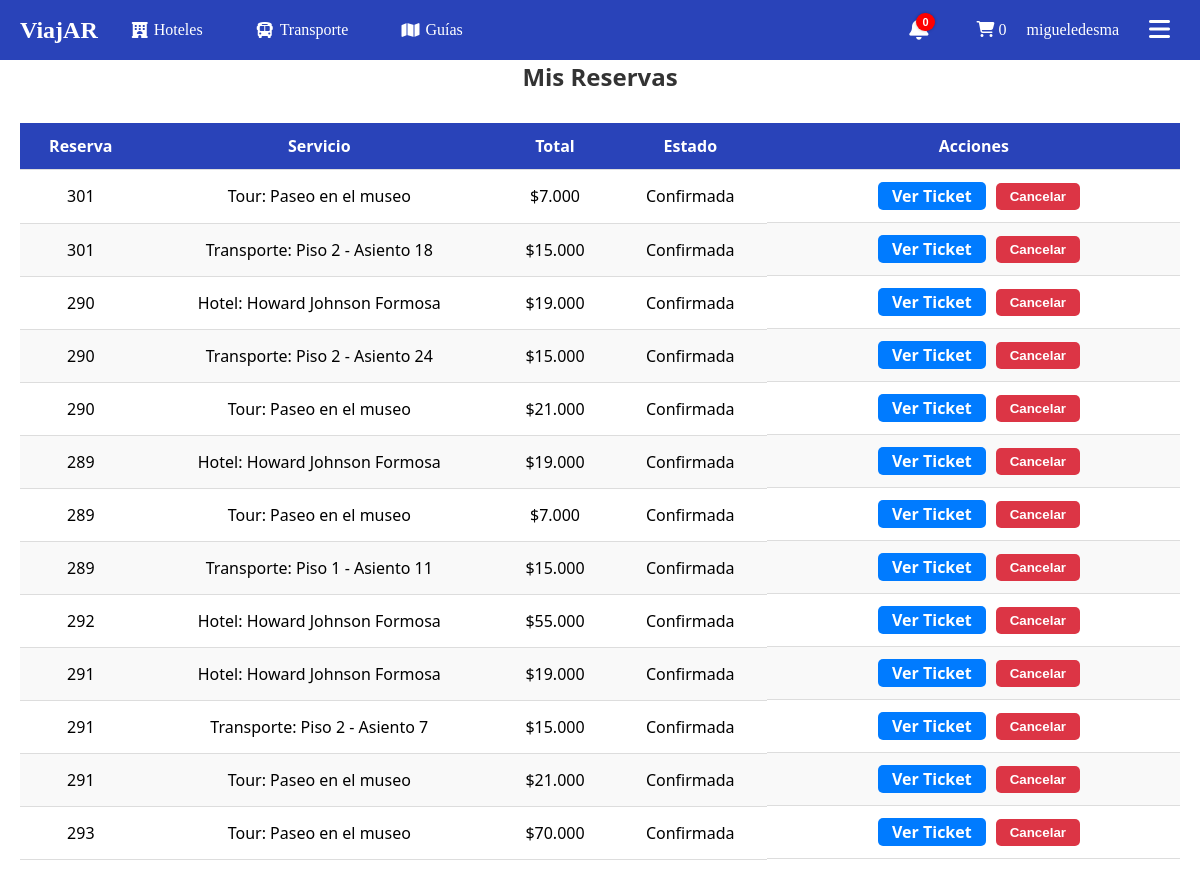
The page /index.php?page=clientes_mis_reservas (signed in) on the database its author committed.
### tables this page shows
CREATE TABLE `detalle_reservas` (
  `id_detalle_reserva` int(11) NOT NULL AUTO_INCREMENT,
  `rela_reservas` int(11) NOT NULL,
  `tipo_servicio` enum('transporte','hotel','tour') NOT NULL,
  `cantidad` int(11) DEFAULT 1,
  `precio_unitario` decimal(10,2) DEFAULT NULL,
  `subtotal` decimal(10,2) DEFAULT NULL,
  `activo` tinyint(1) NOT NULL DEFAULT 1,
  PRIMARY KEY (`id_detalle_reserva`),
  KEY `rela_reservas` (`rela_reservas`),
  CONSTRAINT `detalle_reservas_ibfk_1` FOREIGN KEY (`rela_reservas`) REFERENCES `reservas` (`id_reservas`)
);

CREATE TABLE `reservas` (
  `id_reservas` int(11) NOT NULL AUTO_INCREMENT,
  `fecha_creacion` datetime DEFAULT current_timestamp(),
  `total` decimal(10,2) DEFAULT 0.00,
  `reservas_estado` varchar(45) DEFAULT NULL,
  `rela_usuarios` int(11) NOT NULL,
  `activo` tinyint(1) DEFAULT 1,
  PRIMARY KEY (`id_reservas`),
  KEY `fk_reservas_usuarios1_idx` (`rela_usuarios`),
  CONSTRAINT `fk_reservas_usuarios1` FOREIGN KEY (`rela_usuarios`) REFERENCES `usuarios` (`id_usuarios`)
);

CREATE TABLE `tours` (
  `id_tour` int(11) NOT NULL AUTO_INCREMENT,
  `nombre_tour` varchar(100) DEFAULT NULL,
  `descripcion` text DEFAULT NULL,
  `duracion_horas` time DEFAULT NULL,
  `precio_por_persona` decimal(10,2) DEFAULT NULL,
  `hora_encuentro` time DEFAULT NULL,
  `lugar_encuentro` varchar(100) DEFAULT NULL,
  `imagen_principal` varchar(100) NOT NULL,
  `rela_proveedor` int(11) NOT NULL,
  `activo` tinyint(1) DEFAULT 1,
  `created_at` timestamp NULL DEFAULT current_timestamp(),
  `direccion` varchar(100) NOT NULL,
  `estado_revision` enum('pendiente','aprobado','rechazado') DEFAULT 'pendiente',
  `motivo_rechazo` text DEFAULT NULL,
  `fecha_revision` datetime DEFAULT NULL,
  `revisado_por` int(11) DEFAULT NULL,
  PRIMARY KEY (`id_tour`),
  KEY `rela_proveedor` (`rela_proveedor`),
  KEY `fk_tour_revisado_por` (`revisado_por`),
  CONSTRAINT `fk_tour_revisado_por` FOREIGN KEY (`revisado_por`) REFERENCES `usuarios` (`id_usuarios`),
  CONSTRAINT `tours_ibfk_1` FOREIGN KEY (`rela_proveedor`) REFERENCES `proveedores` (`id_proveedores`)
);

CREATE TABLE `detalle_reserva_tour` (
  `id_detalle_tour` int(11) NOT NULL AUTO_INCREMENT,
  `rela_detalle_reserva` int(11) NOT NULL,
  `rela_tour` int(11) NOT NULL,
  `fecha` date NOT NULL,
  `estado` enum('confirmada','pendiente','cancelada') DEFAULT 'confirmada',
  PRIMARY KEY (`id_detalle_tour`),
  KEY `fk_tour_detalle_reserva` (`rela_detalle_reserva`),
  KEY `fk_tour_detalle` (`rela_tour`),
  CONSTRAINT `fk_tour_detalle` FOREIGN KEY (`rela_tour`) REFERENCES `tours` (`id_tour`) ON DELETE CASCADE ON UPDATE CASCADE,
  CONSTRAINT `fk_tour_detalle_reserva` FOREIGN KEY (`rela_detalle_reserva`) REFERENCES `detalle_reservas` (`id_detalle_reserva`)
);

CREATE TABLE `detalle_reserva_transporte` (
  `id_detalle_transporte` int(11) NOT NULL AUTO_INCREMENT,
  `rela_detalle_reserva` int(11) NOT NULL,
  `id_viaje` int(11) NOT NULL,
  `piso` int(11) NOT NULL,
  `numero_asiento` int(11) NOT NULL,
  `fecha_servicio` date DEFAULT NULL,
  `precio_unitario` decimal(10,2) DEFAULT NULL,
  `rela_pasajero` int(11) DEFAULT NULL,
  `estado` enum('confirmada','pendiente','cancelada') DEFAULT 'confirmada',
  PRIMARY KEY (`id_detalle_transporte`),
  KEY `rela_detalle_reserva` (`rela_detalle_reserva`),
  KEY `id_viaje` (`id_viaje`),
  KEY `fk_detalle_pasajero` (`rela_pasajero`),
  CONSTRAINT `detalle_reserva_transporte_ibfk_1` FOREIGN KEY (`rela_detalle_reserva`) REFERENCES `detalle_reservas` (`id_detalle_reserva`),
  CONSTRAINT `detalle_reserva_transporte_ibfk_2` FOREIGN KEY (`id_viaje`) REFERENCES `viajes` (`id_viajes`),
  CONSTRAINT `fk_detalle_pasajero` FOREIGN KEY (`rela_pasajero`) REFERENCES `pasajeros` (`id_pasajeros`) ON DELETE CASCADE ON UPDATE CASCADE
);

CREATE TABLE `hotel` (
  `id_hotel` int(11) NOT NULL AUTO_INCREMENT,
  `hotel_nombre` varchar(255) NOT NULL,
  `fecha_alta` datetime DEFAULT current_timestamp(),
  `imagen_principal` varchar(255) DEFAULT NULL,
  `rela_provincia` int(11) DEFAULT NULL,
  `rela_ciudad` int(11) DEFAULT NULL,
  `rela_proveedor` int(11) DEFAULT NULL,
  `activo` tinyint(4) DEFAULT 1,
  `estado_revision` enum('pendiente','aprobado','rechazado') DEFAULT 'pendiente',
  `motivo_rechazo` text DEFAULT NULL,
  `fecha_revision` datetime DEFAULT NULL,
  `revisado_por` int(11) DEFAULT NULL,
  PRIMARY KEY (`id_hotel`),
  KEY `fk_hotel_proveedor_idx` (`rela_proveedor`),
  KEY `fk_hotel_provincia` (`rela_provincia`),
  KEY `fk_hotel_ciudad` (`rela_ciudad`),
  KEY `fk_hotel_revisado_por` (`revisado_por`),
  CONSTRAINT `fk_hotel_ciudad` FOREIGN KEY (`rela_ciudad`) REFERENCES `ciudades` (`id_ciudad`) ON DELETE SET NULL ON UPDATE CASCADE,
  CONSTRAINT `fk_hotel_proveedor` FOREIGN KEY (`rela_proveedor`) REFERENCES `proveedores` (`id_proveedores`),
  CONSTRAINT `fk_hotel_provincia` FOREIGN KEY (`rela_provincia`) REFERENCES `provincias` (`id_provincia`) ON DELETE SET NULL ON UPDATE CASCADE,
  CONSTRAINT `fk_hotel_revisado_por` FOREIGN KEY (`revisado_por`) REFERENCES `usuarios` (`id_usuarios`)
);

CREATE TABLE `detalle_reserva_hotel` (
  `id_detalle_hotel` int(11) NOT NULL AUTO_INCREMENT,
  `rela_detalle_reserva` int(11) NOT NULL,
  `rela_habitacion` int(11) NOT NULL,
  `check_in` date NOT NULL,
  `check_out` date NOT NULL,
  `noches` int(11) NOT NULL,
  `estado` enum('confirmada','pendiente','cancelada') DEFAULT 'confirmada',
  PRIMARY KEY (`id_detalle_hotel`),
  KEY `fk_hotel_detalle_reserva` (`rela_detalle_reserva`),
  KEY `fk_detalle_hotel_habitacion` (`rela_habitacion`),
  CONSTRAINT `fk_detalle_hotel_habitacion` FOREIGN KEY (`rela_habitacion`) REFERENCES `hotel_habitaciones` (`id_hotel_habitacion`),
  CONSTRAINT `fk_hotel_detalle_reserva` FOREIGN KEY (`rela_detalle_reserva`) REFERENCES `detalle_reservas` (`id_detalle_reserva`)
);

### index.php (called while the page is built, shortened)
<?php
$plantilla = new PlantillaControlador();
$plantilla -> traer_plantilla();

### models/reserva.php (called while the page is built, shortened)
<?php
require_once('conexion.php');
class Reserva {
    public function traerPorUsuario($userId) {
        $conexion = new Conexion();
        $userId = (int)$userId;
        $query = "SELECT * FROM reservas WHERE rela_usuarios = $userId AND activo = 1 ORDER BY fecha_creacion DESC";
        return $conexion->consultar($query);
    }
    public function traerDetallesCompletos($id_reserva) {
        $conexion = new Conexion();
        $id_reserva = (int)$id_reserva;
        $detalles = $conexion->consultar("SELECT * FROM detalle_reservas WHERE rela_reservas = $id_reserva");
        $resultado = [];
        foreach ($detalles as $d) {
            $detalle = $d;
            if ($d['tipo_servicio'] === 'hotel') {
                $detalle_hotel = $conexion->consultar("
                    SELECT drh.*, hh.rela_hotel, h.hotel_nombre, th.nombre AS tipo_habitacion, drh.estado
                    FROM detalle_reserva_hotel drh
                    INNER JOIN hotel_habitaciones hh ON hh.id_hotel_habitacion = drh.rela_habitacion
                    INNER JOIN hotel h ON h.id_hotel = hh.rela_hotel
                    INNER JOIN tipos_habitacion th ON th.id_tipo_habitacion = hh.rela_tipo_habitacion
                    WHERE drh.rela_detalle_reserva = {$d['id_detalle_reserva']}
                    LIMIT 1
                ");
                $detalle['hotel'] = $detalle_hotel[0] ?? null;
                if (($detalle['hotel']['estado'] ?? '') === 'cancelada') {
                    continue;
                }
            } elseif ($d['tipo_servicio'] === 'tour') {
                $detalle_tour = $conexion->consultar("
                    SELECT drt.*, t.nombre_tour AS tour_nombre, drt.estado
                    FROM detalle_reserva_tour drt
                    INNER JOIN tours t ON t.id_tour = drt.rela_tour
                    WHERE drt.rela_detalle_reserva = {$d['id_detalle_reserva']}
                    LIMIT 1
                ");
                $detalle['tour'] = $detalle_tour[0] ?? null;
            } elseif ($d['tipo_servicio'] === 'transporte') {
                $detalle_transporte = $conexion->consultar("
                    SELECT drt.id_detalle_transporte, drt.piso, drt.numero_asiento, drt.precio_unitario,
                        drt.estado,
                        p.nombre AS pasajero_nombre, p.apellido AS pasajero_apellido,
                        v.viaje_fecha, v.hora_salida, v.hora_llegada,
                        t.nombre_servicio, t.transporte_matricula
                    FROM detalle_reserva_transporte drt
                    LEFT JOIN pasajeros p ON drt.rela_pasajero = p.id_pasajeros
                    INNER JOIN viajes v ON drt.id_viaje = v.id_viajes
                    INNER JOIN transporte_rutas tr ON v.rela_transporte_rutas = tr.id_ruta
                    INNER JOIN transporte t ON tr.rela_transporte = t.id_transporte
                    WHERE drt.rela_detalle_reserva = {$d['id_detalle_reserva']}
                ");
                $detalle['transporte'] = $detalle_transporte;
            }
            $resultado[] = $detalle;
        }
        return $resultado;
    }
}
?>

### models/conexion.php (called while the page is built, shortened)
<?php
class Conexion {
    private $con;
    private $servidor;
    private $usuario;
    private $password;
    private $base_datos;
    public function __construct() {
        $this->servidor = 'localhost';
        $this->usuario = 'root';
        $this->password = '';
        $this->base_datos = 'viajar';
    }
    public function conectar() {
        if (!$this->con) {
            $this->con = new mysqli($this->servidor, $this->usuario, $this->password, $this->base_datos);
            $this->con->set_charset("utf8");
        }
        return $this->con;
    }
    public function consultar($query) {
        $resultado = $this->conectar()->query($query);
        $data = [];
        if ($resultado && $resultado->num_rows > 0) {
            while ($row = $resultado->fetch_assoc()) {
                $data[] = $row;
            }
        }
        return $data;
    }
}

### views/paginas/clientes_mis_reservas.php (the view, shortened to what this page needs)
<?php
require_once __DIR__ . '/../../models/reserva.php';
$userId = $_SESSION['id_usuarios'] ?? null;
$reservaModel = new Reserva();
$reservas = $reservaModel->traerPorUsuario($userId);
?>
<!DOCTYPE html>
<html lang="es">
<head>
    <link rel="stylesheet" href="/viajar/assets/css/mis_reservas.css">
</head>
<body>
<div class="mis-reservas-container">
    <h2>Mis Reservas</h2>
    <?php if (!empty($reservas)): ?>
        <table class="tabla-reservas">
            <thead>
                <tr>
                    <th>Reserva</th>
                    <th>Servicio</th>
                    <th>Total</th>
                    <th>Estado</th>
                    <th>Acciones</th>
                </tr>
            </thead>
            <tbody>
            <?php foreach ($reservas as $reserva):
                $detalles = $reservaModel->traerDetallesCompletos($reserva['id_reservas']);
                $ticketEnlace = '/viajar/views/paginas/clientes_ticket.php?id=' . $reserva['id_reservas'];
                foreach ($detalles as $det):
                    $servicioNombre = '';
                    switch ($det['tipo_servicio']) {
                        case 'hotel':
                            $servicioNombre = "Hotel: " . ($det['hotel']['hotel_nombre'] ?? 'Desconocido');
                            $estadoDetalle = ucfirst($det['hotel']['estado'] ?? 'Pendiente');
                            break;
                        case 'tour':
                            $servicioNombre = "Tour: " . ($det['tour']['tour_nombre'] ?? 'Desconocido');
                            $estadoDetalle = ucfirst($det['tour']['estado'] ?? 'Pendiente');
                            break;
                        case 'transporte':
                            $asientos = [];
                            if (!empty($det['transporte']) && is_array($det['transporte'])) {
                                foreach ($det['transporte'] as $t) {
                                    $asientos[] = "Piso {$t['piso']} - Asiento {$t['numero_asiento']}";
                                }
                            }
                            $servicioNombre = "Transporte: " . implode(', ', $asientos);
                            $transporte = $det['transporte'][0] ?? null;
                            $estadoDetalle = ucfirst($transporte['estado'] ?? 'Pendiente');
                            break;
                    }
            ?>
                <tr>
                    <td><?= $reserva['id_reservas'] ?></td>
                    <td><?= $servicioNombre ?></td>
                    <td>$<?= number_format($det['subtotal'] ?? $reserva['total'], 0, ',', '.') ?></td>
                    <td><?= $estadoDetalle ?></td>
                    <td class="celda-acciones">
                        <a href="<?= $ticketEnlace ?>" class="btn-ver-ticket">Ver Ticket</a>
                        <?php if ($det['activo'] == '1'): ?>
                            <button class="btn-cancelar" data-id="<?= $det['id_detalle_reserva'] ?>">Cancelar</button>
                        <?php endif; ?>
                    </td>
                </tr>
            <?php endforeach; ?>
            <?php endforeach; ?>
            </tbody>
        </table>
    <?php else: ?>
        <p>No tenés reservas aún.</p>
    <?php endif; ?>
</div>
</body>
</html>

### assets/css/cabecera_cliente.css (style rules this page uses)
* { margin: 0; padding: 0; box-sizing: border-box; }
html, body { margin: 0; padding: 0; height: 100%; }

### assets/css/mis_reservas.css (style rules this page uses)
.mis-reservas-container { max-width: 1200px; margin: 40px auto; padding: 20px; background-color: #fff; border-radius: 10px; box-shadow: 0 6px 18px rgba(0,0,0,0.1); font-family: 'Segoe UI', Tahoma, Geneva, Verdana, sans-serif; }
.mis-reservas-container h2 { text-align: center; margin-bottom: 30px; color: #333; }
.tabla-reservas { width: 100%; border-collapse: collapse; margin-bottom: 20px; }
.tabla-reservas thead { background-color: #007BFF; color: #fff; }
.tabla-reservas th, .tabla-reservas td { padding: 12px 15px; text-align: center; border-bottom: 1px solid #ddd; }
.tabla-reservas tbody tr:nth-child(even) { background-color: #f9f9f9; }
.tabla-reservas thead { background-color: #2943b9; color: #fff; }
.celda-acciones { display: flex; flex-direction: row; gap: 10px; align-items: center; justify-content: flex-end; padding-right: 100px !important; }
.btn-ver-ticket { display: inline-block; padding: 3px 14px; background-color: #007bff; color: #fff; text-decoration: none; border-radius: 5px; font-weight: bold; transition: background-color 0.3s ease; flex-grow: 0; white-space: nowrap; }
.btn-cancelar { display: inline-block; padding: 6px 14px; background-color: #dc3545; color: #fff; border: none; border-radius: 5px; font-weight: bold; cursor: pointer; transition: background-color 0.3s ease; flex-grow: 0; }

### rows shown on the page
detalle_reservas: rela_reservas.id_reservas "301", subtotal "7.000"
tours: nombre_tour "Tour: Paseo en el museo"
detalle_reserva_tour: estado "Confirmada"
detalle_reservas: rela_reservas.id_reservas "301", servicioNombre "Transporte: Piso 2 - Asiento 18", subtotal "15.000"
detalle_reserva_transporte: estado "Confirmada"
detalle_reservas: rela_reservas.id_reservas "290", subtotal "19.000"
hotel: hotel_nombre "Hotel: Howard Johnson Formosa"
detalle_reserva_hotel: estado "Confirmada"
detalle_reservas: rela_reservas.id_reservas "290", servicioNombre "Transporte: Piso 2 - Asiento 24", subtotal "15.000"
detalle_reserva_transporte: estado "Confirmada"
detalle_reservas: rela_reservas.id_reservas "290", subtotal "21.000"
detalle_reserva_tour: estado "Confirmada"
detalle_reservas: rela_reservas.id_reservas "289", subtotal "19.000"
detalle_reserva_hotel: estado "Confirmada"
detalle_reservas: rela_reservas.id_reservas "289", subtotal "7.000"
detalle_reserva_tour: estado "Confirmada"
detalle_reservas: rela_reservas.id_reservas "289", servicioNombre "Transporte: Piso 1 - Asiento 11", subtotal "15.000"
detalle_reserva_transporte: estado "Confirmada"
detalle_reservas: rela_reservas.id_reservas "292", subtotal "55.000"
detalle_reserva_hotel: estado "Confirmada"
detalle_reservas: rela_reservas.id_reservas "291", subtotal "19.000"
detalle_reserva_hotel: estado "Confirmada"
detalle_reservas: rela_reservas.id_reservas "291", servicioNombre "Transporte: Piso 2 - Asiento 7", subtotal "15.000"
detalle_reserva_transporte: estado "Confirmada"
detalle_reservas: rela_reservas.id_reservas "291", subtotal "21.000"
detalle_reserva_tour: estado "Confirmada"
detalle_reservas: rela_reservas.id_reservas "293", subtotal "70.000"
detalle_reserva_tour: estado "Confirmada"

### other values the page prints
$total_items "0"
$_SESSION['usuarios_nombre_usuario'] "migueledesma"
